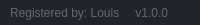
              <widget class="QFrame" name="frame_grip">
               <property name="minimumSize">
                <size>
                 <width>0</width>
                 <height>25</height>
                </size>
               </property>
               <property name="maximumSize">
                <size>
                 <width>16777215</width>
                 <height>25</height>
                </size>
               </property>
               <property name="styleSheet">
                <string notr="true">background-color: rgb(33, 37, 43);</string>
               </property>
               <property name="frameShape">
                <enum>QFrame::NoFrame</enum>
               </property>
               <property name="frameShadow">
                <enum>QFrame::Raised</enum>
               </property>
               <layout class="QHBoxLayout" name="horizontalLayout_6">
                <property name="spacing">
                 <number>0</number>
                </property>
                <property name="leftMargin">
                 <number>0</number>
                </property>
                <property name="topMargin">
                 <number>0</number>
                </property>
                <property name="rightMargin">
                 <number>2</number>
                </property>
                <property name="bottomMargin">
                 <number>0</number>
                </property>
                <item>
                 <widget class="QFrame" name="frame_label_bottom">
                  <property name="frameShape">
                   <enum>QFrame::NoFrame</enum>
                  </property>
                  <property name="frameShadow">
                   <enum>QFrame::Raised</enum>
                  </property>
                  <layout class="QHBoxLayout" name="horizontalLayout_7">
                   <property name="spacing">
                    <number>0</number>
                   </property>
                   <property name="leftMargin">
                    <number>10</number>
                   </property>
                   <property name="topMargin">
                    <number>0</number>
                   </property>
                   <property name="rightMargin">
                    <number>10</number>
                   </property>
                   <property name="bottomMargin">
                    <number>0</number>
                   </property>
                   <item>
                    <widget class="QLabel" name="label_credits">
                     <property name="font">
                      <font>
                       <family>Segoe UI</family>
                      </font>
                     </property>
                     <property name="styleSheet">
                      <string notr="true">color: rgb(98, 103, 111);</string>
                     </property>
                     <property name="text">
                      <string>Registered by: Louis</string>
                     </property>
                    </widget>
                   </item>
                   <item>
                    <widget class="QLabel" name="label_version">
                     <property name="maximumSize">
                      <size>
                       <width>100</width>
                       <height>16777215</height>
                      </size>
                     </property>
                     <property name="font">
                      <font>
                       <family>Segoe UI</family>
                      </font>
                     </property>
                     <property name="styleSheet">
                      <string notr="true">color: rgb(98, 103, 111);</string>
                     </property>
                     <property name="text">
                      <string>v1.0.0</string>
                     </property>
                     <property name="alignment">
                      <set>Qt::AlignRight|Qt::AlignTrailing|Qt::AlignVCenter</set>
                     </property>
                    </widget>
                   </item>
                  </layout>
                 </widget>
                </item>
                <item>
                 <widget class="QFrame" name="frame_size_grip">
                  <property name="maximumSize">
                   <size>
                    <width>20</width>
                    <height>20</height>
                   </size>
                  </property>
                  <property name="styleSheet">
                   <string notr="true">QSizeGrip {
	background-image: url(:/16x16/icons/16x16/cil-size-grip.png);
	background-position: center;
	background-repeat: no-reperat;
}</string>
                  </property>
                  <property name="frameShape">
                   <enum>QFrame::NoFrame</enum>
                  </property>
                  <property name="frameShadow">
                   <enum>QFrame::Raised</enum>
                  </property>
                 </widget>
                </item>
               </layout>
              </widget>
